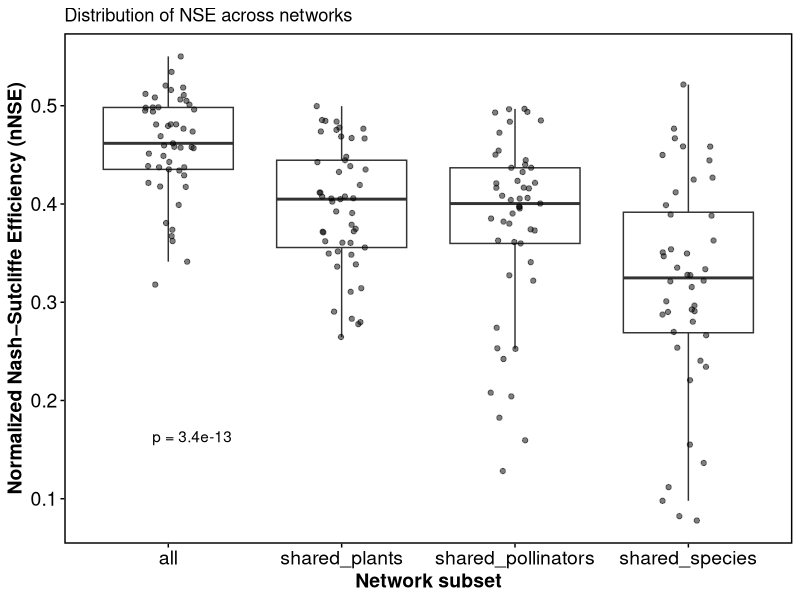
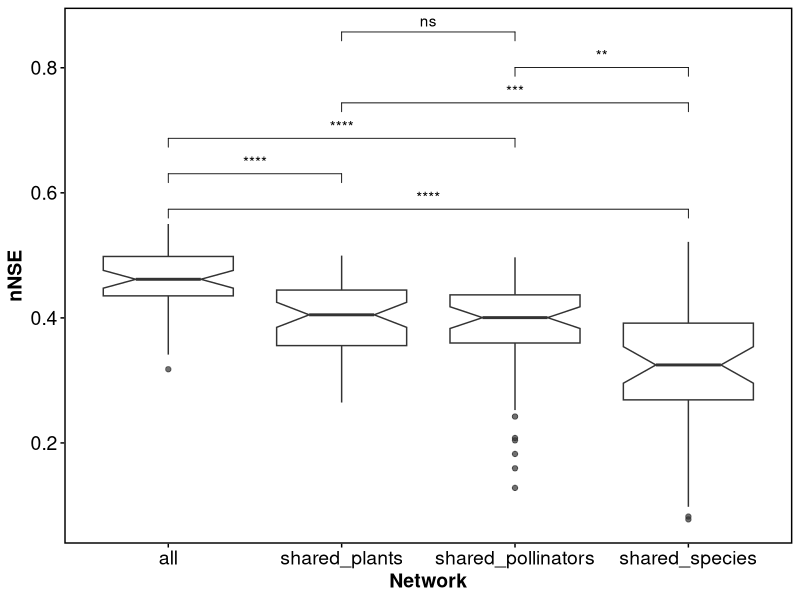
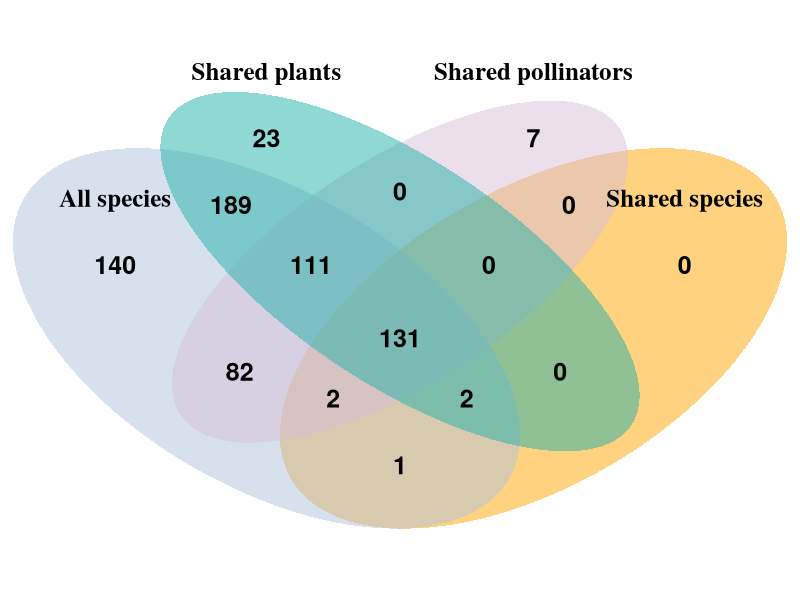

These figures' R source, in order:
# ---- comparing analyses quality ----
## ---- load libraries ----
library(dplyr)
library(ggplot2)
library(ggpubr)
library(tidyverse)
library(VennDiagram)


## ---- themes ----
tme <-  theme(axis.text = element_text(size = 14, color = "black"),
              axis.title = element_text(size = 14, face = "bold"),
              panel.grid.major = element_blank(),
              panel.grid.minor = element_blank(),
              panel.border = element_rect(color = "black", fill = NA, linewidth = 1),
              axis.ticks = element_line(color = "black"))
theme_set(theme_bw())

## ---- load data ----
result_summary_all <- read.csv('working_df_all_species_island_50_itr.csv')
result_summary_shared_species <- read.csv('working_df_shared_species_island_50_itr.csv')
result_summary_shared_plants <- read.csv('working_df_shared_plants_island_50_itr.csv')
result_summary_shared_pollinators <- read.csv('working_df_shared_pollinators_island_100_itr.csv')
  
# 1) bind your four tables, giving each an ID
df_all <- bind_rows(
  result_summary_all %>% mutate(dataset = "all"),
  result_summary_shared_species %>% mutate(dataset = "shared_species"),
  result_summary_shared_plants %>% mutate(dataset = "shared_plants"),
  result_summary_shared_pollinators %>% mutate(dataset = "shared_pollinators")
)

## ---- plot distances between analyses ----
# 2) boxplot with overall ANOVA p-value
ggplot(df_all, aes(x = dataset, y = nnse)) +
  geom_boxplot(outlier.shape = NA, alpha = 0.7) +
  geom_jitter(width = 0.15, alpha = 0.5) +
  stat_compare_means(
    method    = "anova",           # overall ANOVA
    label     = "p.format",        # formatted p-value
    label.y   = max(df_all$nse)*1.05
  ) +
  labs(
    title = "Distribution of NSE across networks",
    x     = "Network subset",
    y     = "Normalized Nash–Sutcliffe Efficiency (nNSE)"
  ) +
  theme_minimal() + tme

# —— Optional: pairwise Wilcoxon tests —— #
comparisons <- list(
  c("all","shared_species"), c("all","shared_plants"), c("all","shared_pollinators"),
  c("shared_species","shared_plants"), c("shared_species","shared_pollinators"), c("shared_plants","shared_pollinators")
)

ggplot(df_all, aes(dataset, nnse)) +
  geom_boxplot(notch = TRUE, alpha = 0.7) +
  stat_compare_means(
    comparisons = comparisons,
    method      = "wilcox.test",
    label       = "p.signif"
  ) +
  scale_fill_manual(values = c("all" = "lightsteelblue", "shared_species" = "orange", "shared_plants" = "lightseagreen", "shared_pollinators" = "thistle")) +  # Assign custom colors to groups
  labs(x="Network", y="nNSE") +
  theme_minimal() + tme

## ---- venn diagram ----
# load more data...
missing_links_all_species <- read.csv("predicted_non_observed_links.csv", row.names = NULL)
missing_links_shared_species <- read.csv("predicted_non_observed_links_shared_species.csv", row.names = NULL)
missing_links_shared_plants <- read.csv("predicted_non_observed_links_plants.csv", row.names = NULL)
missing_links_shared_pollinators <- read.csv("predicted_non_observed_links_shared_pollinators.csv", row.names = NULL)

# Example: Suppose you have four data frames: df1, df2, df3, df4
# You will combine `node_to` and `node_from` to create unique interaction identifiers for each data frame

# Combine 'node_to' and 'node_from' columns for each data frame to create interaction sets
all_species_interactions <- unique(paste(missing_links_all_species$node_to, missing_links_all_species$node_from, sep = "_"))
shared_species_interactions <- unique(paste(missing_links_shared_species$node_to, missing_links_shared_species$node_from, sep = "_"))
shared_plants_interactions <- unique(paste(missing_links_shared_plants$node_to, missing_links_shared_plants$node_from, sep = "_"))
shared_pollinators_interactions <- unique(paste(missing_links_shared_pollinators$node_to, missing_links_shared_pollinators$node_from, sep = "_"))

# Create a list of these sets to pass to the Venn diagram function
interaction_sets <- list(
  "All species" = all_species_interactions,
  "Shared species" = shared_species_interactions,
  "Shared plants" = shared_plants_interactions,
  "Shared pollinators" = shared_pollinators_interactions
)

# Plot the Venn diagram
venn.plot <- venn.diagram(
  x = interaction_sets,
  category.names = c("All species", "Shared species", "Shared plants", "Shared pollinators"),
  filename = NULL,  # You can save it as a file if needed
  output = TRUE,
  col = "transparent",  # Outline color of the circles
  fill = c("lightsteelblue", "orange", "lightseagreen", "thistle"),  # Colors for each circle
  alpha = 0.5,  # Transparency level for fill color
  cex = 1.5,  # Text size
  fontface = "bold",  # Text boldness
  fontfamily = "sans",  # Text font
  cat.cex = 1.5,  # Text size for the category names
  cat.fontface = "bold",  # Text font for category names
  cat.pos = 0,  # Positioning of the category names (0 means below)
  cat.dist = 0.1  # Distance of category names from circles
)

# Clear the plot window before drawing the Venn diagram
grid.newpage()  # Clear any existing plot

# Draw the Venn diagram
grid.draw(venn.plot)
